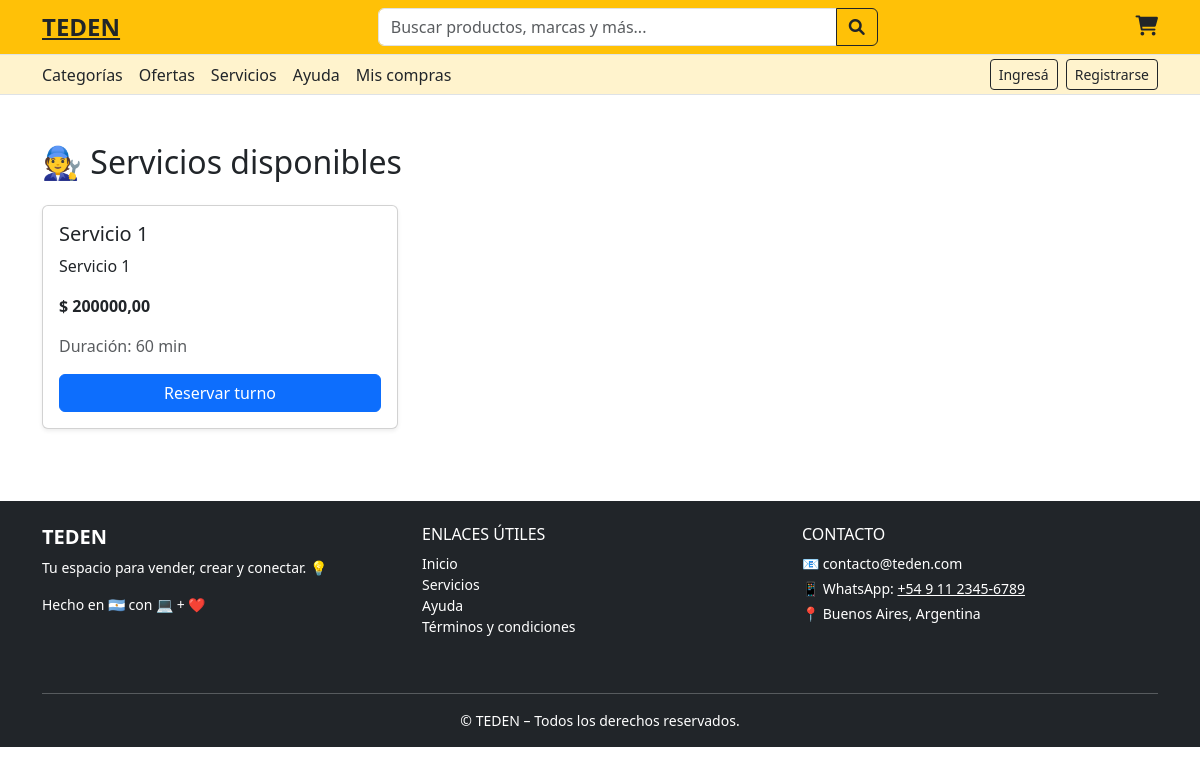
The page /turnos/disponibles/ on the database as committed earlier.
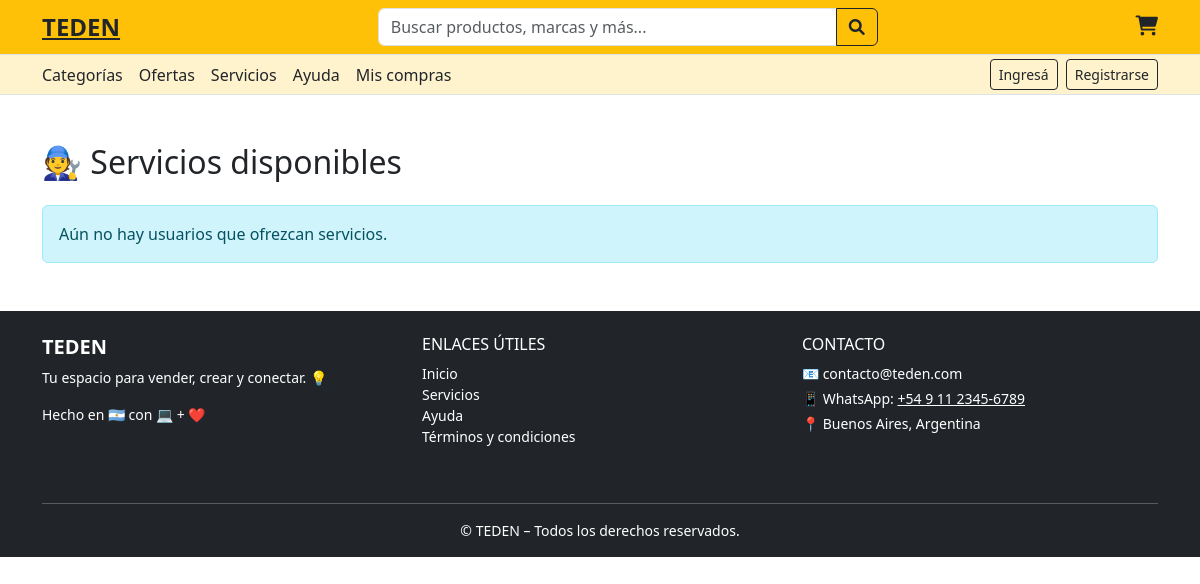
The same page on the database as committed later.
### appointments/models.py (models this page shows, shortened)
class Service(models.Model):
    vendor = models.ForeignKey(User, on_delete=models.CASCADE, related_name='services')
    title = models.CharField(max_length=100)
    description = models.TextField()
    duration_minutes = models.PositiveIntegerField(default=60)
    price = models.DecimalField(max_digits=10, decimal_places=2)
    is_active = models.BooleanField(default=True)

### appointments/views.py (the view)
# urls.py: path('disponibles/', views.ver_servicios, name='ver_servicios'),
def ver_servicios(request):
    services = Service.objects.filter(
        is_active=True,
        vendor__ofrece_servicios=True
    ).select_related('vendor')
    return render(request, 'appointments/ver_servicios.html', {
        'services': services
    })

### appointments/templates/appointments/ver_servicios.html (shortened to what this page needs)
{% include "partials/header.html" %}
{% include "partials/register_modal.html" %}
{% load widget_tweaks %}
{% block content %}
<main>
<div class="container mt-5">
  <h2 class="mb-4">🧑‍🔧 Servicios disponibles</h2>
  {% if services %}
    <div class="row">
      {% for service in services %}
        <div class="col-md-4 mb-4">
          <div class="card h-100 shadow-sm">
            <div class="card-body">
              <h5 class="card-title">{{ service.title }}</h5>
              <p class="card-text">{{ service.description|truncatewords:20 }}</p>
              <p class="fw-bold">$ {{ service.price }}</p>
              <p class="text-muted">Duración: {{ service.duration_minutes }} min</p>
              <a href="{% url 'select_appointment' service.id %}" class="btn btn-primary w-100">
                Reservar turno
              </a>
            </div>
          </div>
        </div>
      {% endfor %}
    </div>
  {% else %}
    <div class="alert alert-info">
      Aún no hay usuarios que ofrezcan servicios.
    </div>
  {% endif %}
</div>
</main>
{% endblock %}
{% include "partials/footer.html" %}

Rows that differ between the two databases and show on the page:
removed Service: title "Servicio 1", description "Servicio 1", price "200000,00", duration_minutes "60"
Other text that changed with them:
text now shown: "Aún no hay usuarios que ofrezcan servicios."
